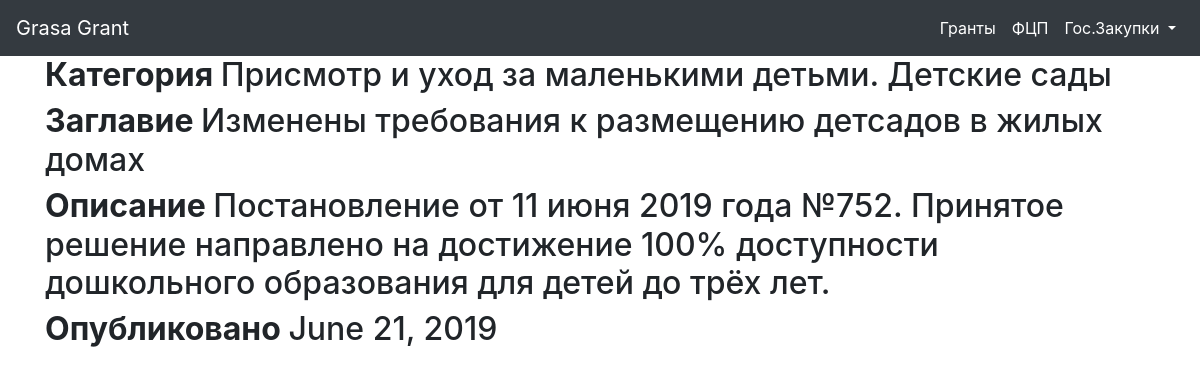
/fcp/1/, run on the app's committed database.
### main/models.py (models this page shows, shortened)
class Fcp(models.Model):
    gp_name = models.ForeignKey(Type, on_delete=models.CASCADE, related_name="fcp")
    time = models.DateField()
    card_name = models.CharField(max_length=300, null=True)
    title = models.CharField(max_length=300, null=True)
    lead = models.TextField(null=True)
    link = models.CharField(max_length=300, null=True)

### main/views.py (the view)
# urls.py: path('fcp/<int:pk>/', views.fcp_detailed, name='fcp_detailed'),
def fcp_detailed(request, pk):
    try:
        fcp = Fcp.objects.get(id=pk)
    except Fcp.DoesNotExist:
        raise Http404("Fcp does not exist")
    return render(
        request,
        'fcp.html',
        context = {'fcp': fcp},
    )

### main/templates/fcp.html (shortened to what this page needs)
{% extends "layout.html" %}
{% block content %}
<section class="container">
  {% if fcp.card_name %}
  <h2><strong>Категория </strong>{{ fcp.card_name }}</h2>
  {% endif %}
  {% if fcp.title %}
  <h2><strong>Заглавие </strong>{{ fcp.title }}</h2>
  {% endif %}
  {% if fcp.lead %}
  <h2><strong>Описание </strong>{{ fcp.lead }}</h2>
  {% endif %}
  {% if fcp.time %}
  <h2><strong>Опубликовано </strong>{{ fcp.time }}</h2>
  {% endif %}
</section>
{% endblock %}

### main/static/css/styles.css (style rules this page uses)
body { margin: 0; padding: 0; }

### data on the page
Fcp: card_name "Присмотр и уход за маленькими детьми. Детские сады", title "Изменены требования к размещению детсадов в жилых домах", lead "Постановление от 11 июня 2019 года №752. Принятое решение направлено на достижение 100% доступности дошкольного образования для детей до трёх лет.", time "June 21, 2019"
